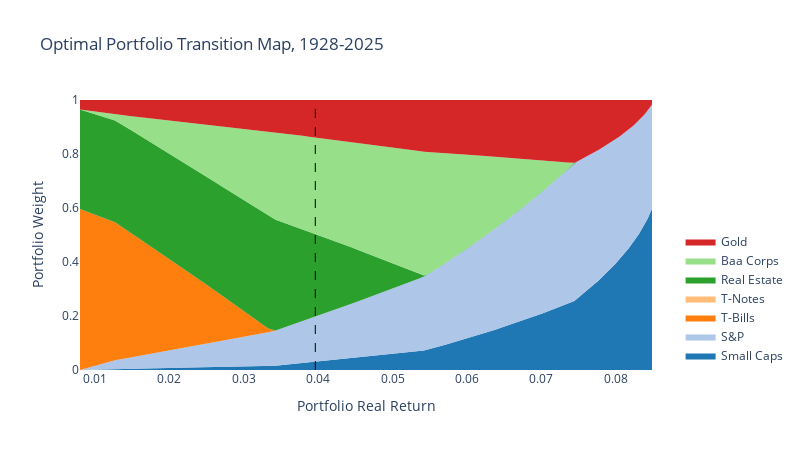

Notebook code cell kept with this figure:
### Code cell
fig = transition_map_plotly(plot_ef_df, asset_labels=labels,
              startyear=df.index[0], endyear=df.index[-1],
              max_sharpe_return=portmetrics.max_sharpe_return)

html_str = pyo.plot(fig, include_plotlyjs='cdn', output_type='div')
pyperclip.copy( html_str)
fig

### Figure 1 — Plotly figure (JSON) as saved in the notebook; plotly's stock layout.template omitted (floating-point values rounded to 4 significant figures; data arrays with more than 128 entries replaced by an {"elided": "..."} marker saying what was removed)
{"data": [{"customdata": {"elided": "148x1 float values"}, "fill": "tonexty", "fillcolor": "#1f77b4", "hovertemplate": "%{customdata[0]:.2f}%<extra>Small Caps</extra>", "line": {"color": "#1f77b4", "width": 0}, "mode": "lines", "name": "Small Caps", "stackgroup": "one", "type": "scatter", "x": {"elided": "148 float values"}, "y": {"elided": "148 float values"}}, {"customdata": {"elided": "148x1 float values"}, "fill": "tonexty", "fillcolor": "#aec7e8", "hovertemplate": "%{customdata[0]:.2f}%<extra>S&P</extra>", "line": {"color": "#aec7e8", "width": 0}, "mode": "lines", "name": "S&P", "stackgroup": "one", "type": "scatter", "x": {"elided": "148 float values"}, "y": {"elided": "148 float values"}}, {"customdata": {"elided": "148x1 float values"}, "fill": "tonexty", "fillcolor": "#ff7f0e", "hovertemplate": "%{customdata[0]:.2f}%<extra>T-Bills</extra>", "line": {"color": "#ff7f0e", "width": 0}, "mode": "lines", "name": "T-Bills", "stackgroup": "one", "type": "scatter", "x": {"elided": "148 float values"}, "y": {"elided": "148 float values"}}, {"customdata": {"elided": "148x1 float values"}, "fill": "tonexty", "fillcolor": "#ffbb78", "hovertemplate": "%{customdata[0]:.2f}%<extra>T-Notes</extra>", "line": {"color": "#ffbb78", "width": 0}, "mode": "lines", "name": "T-Notes", "stackgroup": "one", "type": "scatter", "x": {"elided": "148 float values"}, "y": {"elided": "148 float values"}}, {"customdata": {"elided": "148x1 float values"}, "fill": "tonexty", "fillcolor": "#2ca02c", "hovertemplate": "%{customdata[0]:.2f}%<extra>Real Estate</extra>", "line": {"color": "#2ca02c", "width": 0}, "mode": "lines", "name": "Real Estate", "stackgroup": "one", "type": "scatter", "x": {"elided": "148 float values"}, "y": {"elided": "148 float values"}}, {"customdata": {"elided": "148x1 float values"}, "fill": "tonexty", "fillcolor": "#98df8a", "hovertemplate": "%{customdata[0]:.2f}%<extra>Baa Corps</extra>", "line": {"color": "#98df8a", "width": 0}, "mode": "lines", "name": "Baa Corps", "stackgroup": "one", "type": "scatter", "x": {"elided": "148 float values"}, "y": {"elided": "148 float values"}}, {"customdata": {"elided": "148x1 float values"}, "fill": "tonexty", "fillcolor": "#d62728", "hovertemplate": "%{customdata[0]:.2f}%<extra>Gold</extra>", "line": {"color": "#d62728", "width": 0}, "mode": "lines", "name": "Gold", "stackgroup": "one", "type": "scatter", "x": {"elided": "148 float values"}, "y": {"elided": "148 float values"}}, {"customdata": {"elided": "148x2 float values"}, "hovertemplate": "Return: %{customdata[0]:.2f}%<br>Vol: %{customdata[1]:.2f}%<extra></extra>", "line": {"color": "rgba(0,0,0,0)", "width": 0}, "mode": "lines", "showlegend": false, "type": "scatter", "x": {"elided": "148 float values"}, "y": {"elided": "148 int values"}}], "layout": {"height": 450, "hovermode": "x unified", "legend": {"x": 1.05, "y": 0}, "shapes": [{"line": {"color": "black", "dash": "dash", "width": 1}, "type": "line", "x0": 0.03961, "x1": 0.03961, "xref": "x", "y0": 0, "y1": 1, "yref": "y domain"}], "showlegend": true, "title": {"text": "Optimal Portfolio Transition Map, 1928-2025"}, "width": 800, "xaxis": {"title": {"text": "Portfolio Real Return"}}, "yaxis": {"range": [0, 1], "title": {"text": "Portfolio Weight"}}}}
